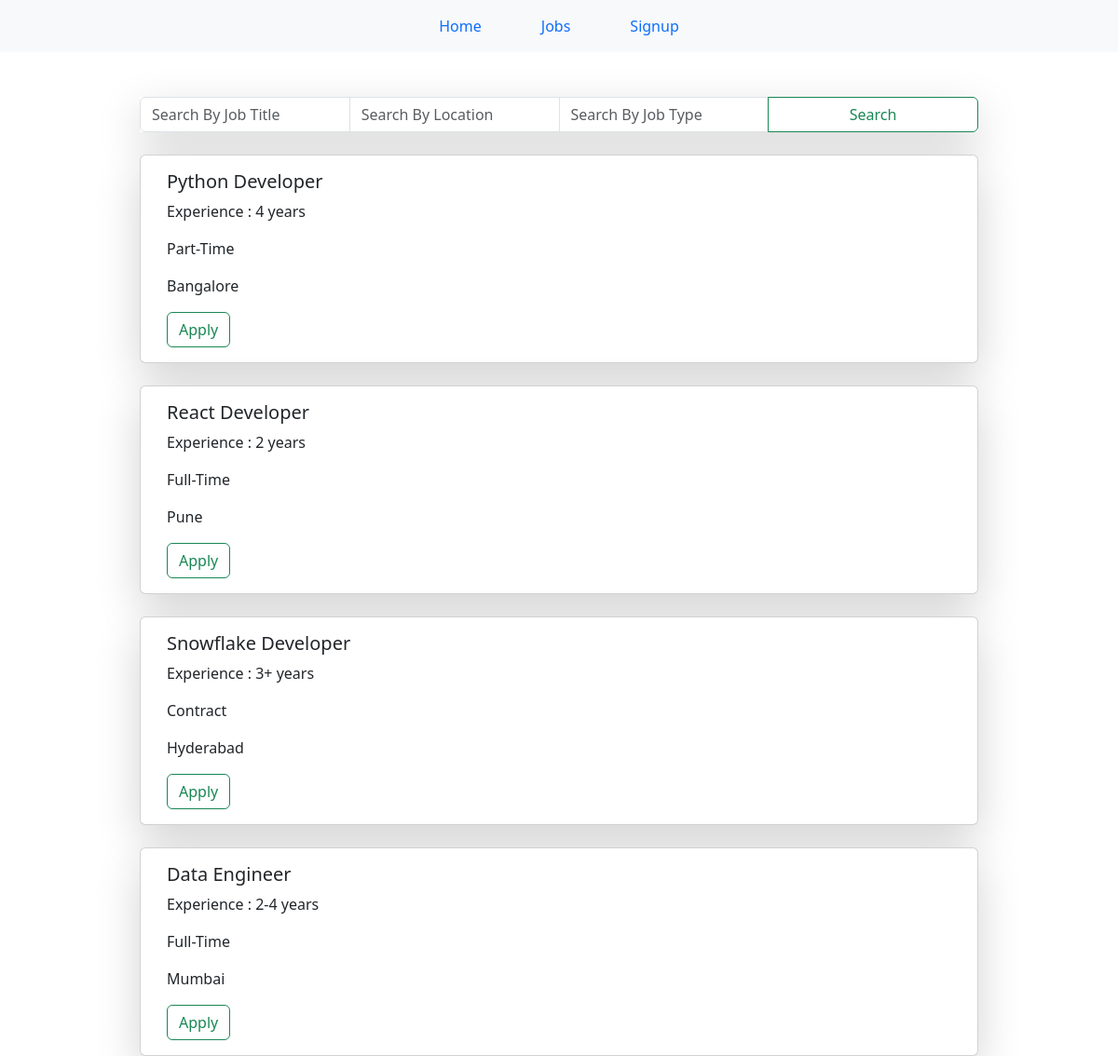
The page /job/ on the database its author committed.
### portal/models.py (models this page shows)
class AddJob(models.Model):
    job_title = models.CharField(max_length=100)
    job_description = models.TextField(max_length=600)
    job_type = models.CharField(max_length=15)
    job_location = models.CharField(max_length=50)

### portal/views.py (the view)
# urls.py: path("job/", job, name="job"),
def job(request):
    queryset = AddJob.objects.all()
    context = {'jobs' : queryset}
    job_title = request.GET.get("job_title")
    job_location = request.GET.get("job_location")
    job_type = request.GET.get("job_type")
    if (job_title is not None and job_title == "") or (job_location is not None and job_location == "") or (job_type is not None and job_type == ""):
        queryset = AddJob.objects.filter(
            Q(job_title = job_title) | Q(job_location = job_location) | Q(job_type = job_type)
        )
        context = {'jobs' : queryset}
    return render(request, "job.html",context)

### templates/html/job.html
{% extends "index.html" %}
{% block content %}
      <form class="input-group mt-5 w-75 mx-auto shadow-lg" method="get">
        <input name="job_title" class="form-control col" type="search" placeholder="Search By Job Title" aria-label="Search">
        <input name="job_location" class="form-control col" type="search" placeholder="Search By Location" aria-label="Search">
        <input name="job_type" class="form-control col" type="search" placeholder="Search By Job Type" aria-label="Search">
        <button class="btn btn-outline-success my-2 my-sm-0 col" type="submit">Search</button>
      </form>
      <div>
          {%for j in jobs%}
          <div class="container mt-4 col-5 mx-auto card shadow-lg card w-75">
              <div class="card-body">
                <h5 class="card-title">{{j.job_title}}</h5>
                <p class="card-text">{{j.job_description}}</p>
                <p class="card-text">{{j.job_type}}</p>
                <p class="card-text">{{j.job_location}}</p>
                <a href="#" class="btn btn-outline-success">Apply</a>
              </div>
          </div>
          {%endfor%}
      </div>
{% endblock content %}

### templates/html/index.html (shortened to what this page needs)
<!DOCTYPE html>
<html lang="en">
<head>
    <link href="https://cdn.jsdelivr.net/npm/bootstrap@5.3.1/dist/css/bootstrap.min.css" rel="stylesheet">
    <link href="../css/styles.css" rel="stylesheet" />
</head>
<body>
  {% block nav %}
  <nav class="nav justify-content-center bg-light" id="mainNav">
    <li class="nav-link active"><a class="nav-link"aria-current="page" href="/home/">Home</a></li>
    <li class="nav-link"><a class="nav-link"href="/job/">Jobs</a></li>
    <li class="nav-link"><a class="nav-link"href="/signup/">Signup</a></li>
  </nav>
  {% endblock nav %}
  {% block content %}
  {% endblock content %}
</body>
</html>

### templates/css/styles.css (style rules this page uses)
* { margin: 0; padding: 0; }

### rows shown on the page
AddJob: job_title "Python Developer", job_description "Experience : 4 years", job_type "Part-Time", job_location "Bangalore"
AddJob: job_title "React Developer", job_description "Experience : 2 years", job_type "Full-Time", job_location "Pune"
AddJob: job_title "Snowflake Developer", job_description "Experience : 3+ years", job_type "Contract", job_location "Hyderabad"
AddJob: job_title "Data Engineer", job_description "Experience : 2-4 years", job_type "Full-Time", job_location "Mumbai"
